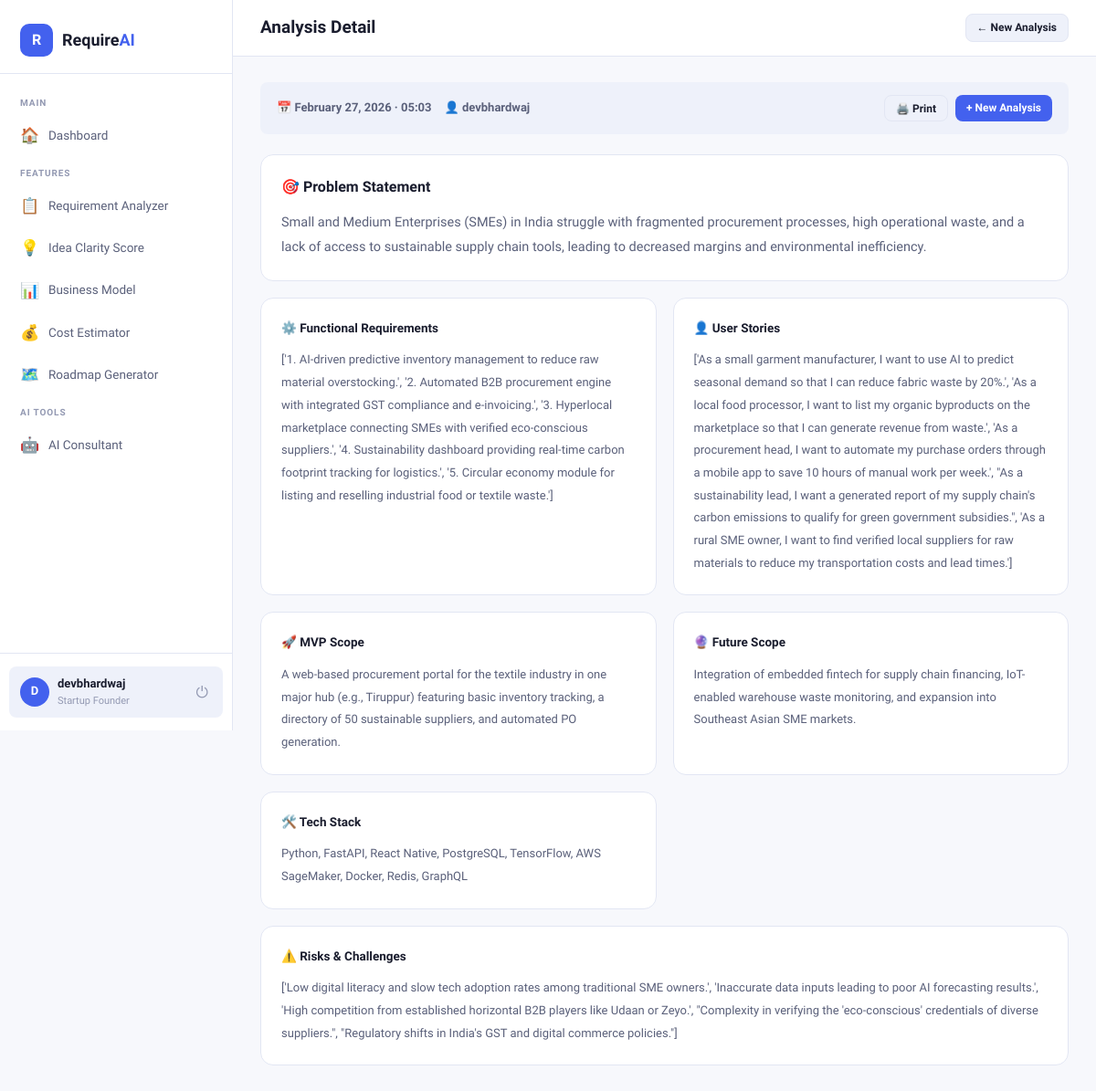
Page /analyze/1/ (signed in) on the committed database.
### app/models.py (models this page shows, shortened)
class RequirementAnalysis(models.Model):
    user = models.ForeignKey(User, on_delete=models.CASCADE)
    startup_idea = models.TextField()
    risk_analysis = models.TextField(blank=True, null=True)
    created_at = models.DateTimeField(auto_now_add=True)
    problem_statement = models.TextField()
    features = models.TextField()
    user_stories = models.TextField()
    tech_stack = models.TextField()
    risks = models.TextField()
    mvp_scope = models.TextField()
    future_scope = models.TextField()
    created_at = models.DateTimeField(auto_now_add=True)

### app/views.py (the view)
# urls.py: path("analyze/<int:analysis_id>/",  views.risk_detail,   name="risk_detail"),
@login_required(login_url="login")
def risk_detail(request, analysis_id):
    analysis = get_object_or_404(RequirementAnalysis, id=analysis_id, user=request.user)
    return render(request, "risk_detail.html", {"analysis": analysis})

### templates/risk_detail.html (shortened to what this page needs)
{% extends 'base.html' %}
{% block page_title %}Analysis Detail{% endblock %}
{% block topbar_actions %}<a href="{% url 'risk_analysis' %}" class="btn btn-secondary btn-sm">← New Analysis</a>{% endblock %}
{% block content %}
<div class="meta-bar fade-up">
    <span>📅 <strong>{{ analysis.created_at|date:"F d, Y · H:i" }}</strong></span>
    <span>👤 <strong>{{ analysis.user.username }}</strong></span>
    <div style="margin-left:auto;display:flex;gap:8px;">
        <button onclick="window.print()" class="btn btn-secondary btn-sm">🖨️ Print</button>
        <a href="{% url 'risk_analysis' %}" class="btn btn-primary btn-sm">+ New Analysis</a>
    </div>
</div>
<div class="detail-grid">
    <div class="detail-card full fade-up d1"><div class="detail-card-title" style="font-size:16px;">🎯 Problem Statement</div><div class="detail-content" style="font-size:14.5px;">{{ analysis.problem_statement }}</div></div>
    <div class="detail-card fade-up d1"><div class="detail-card-title">⚙️ Functional Requirements</div><div class="detail-content">{{ analysis.features }}</div></div>
    <div class="detail-card fade-up d2"><div class="detail-card-title">👤 User Stories</div><div class="detail-content">{{ analysis.user_stories }}</div></div>
    <div class="detail-card fade-up d2"><div class="detail-card-title">🚀 MVP Scope</div><div class="detail-content">{{ analysis.mvp_scope }}</div></div>
    <div class="detail-card fade-up d3"><div class="detail-card-title">🔮 Future Scope</div><div class="detail-content">{{ analysis.future_scope }}</div></div>
    <div class="detail-card fade-up d3"><div class="detail-card-title">🛠️ Tech Stack</div><div class="detail-content">{{ analysis.tech_stack }}</div></div>
    <div class="detail-card full fade-up d4"><div class="detail-card-title">⚠️ Risks &amp; Challenges</div><div class="detail-content">{{ analysis.risks }}</div></div>
</div>
{% endblock %}

### templates/base.html (shortened to what this page needs)
{% load markdownify %}
{% load static %}
<!DOCTYPE html>
<html lang="en">
<head>
</head>
<body>
<div class="app-layout">
    <aside class="sidebar" id="sidebar">
        <div class="sidebar-logo">
            <div class="logo-row">
                <div class="logo-icon">R</div>
                <div class="logo-text">Require<span>AI</span></div>
            </div>
        </div>
        <nav class="sidebar-nav">
            <div class="nav-label">Main</div>
            <a href="{% url 'dashboard' %}" class="nav-item {% if request.resolver_match.url_name == 'dashboard' %}active{% endif %}">
                <span class="nav-icon">🏠</span> Dashboard
            </a>
            <div class="nav-label">Features</div>
            <a href="{% url 'risk_analysis' %}" class="nav-item {% if request.resolver_match.url_name == 'risk_analysis' %}active{% endif %}">
                <span class="nav-icon">📋</span> Requirement Analyzer
            </a>
            <a href="{% url 'idea_clarity' %}" class="nav-item {% if request.resolver_match.url_name == 'idea_clarity' %}active{% endif %}">
                <span class="nav-icon">💡</span> Idea Clarity Score
            </a>
            <a href="{% url 'business_model' %}" class="nav-item {% if request.resolver_match.url_name == 'business_model' %}active{% endif %}">
                <span class="nav-icon">📊</span> Business Model
            </a>
            <a href="{% url 'cost_estimator' %}" class="nav-item {% if request.resolver_match.url_name == 'cost_estimator' %}active{% endif %}">
                <span class="nav-icon">💰</span> Cost Estimator
            </a>
            <a href="{% url 'roadmap' %}" class="nav-item {% if request.resolver_match.url_name == 'roadmap' %}active{% endif %}">
                <span class="nav-icon">🗺️</span> Roadmap Generator
            </a>
            <div class="nav-label">AI Tools</div>
            <a href="{% url 'chatbot' %}" class="nav-item {% if request.resolver_match.url_name == 'chatbot' %}active{% endif %}">
                <span class="nav-icon">🤖</span> AI Consultant
            </a>
        </nav>
        <div class="sidebar-footer">
            <div class="user-card">
                <div class="user-avatar">{{ request.user.username|first|upper }}</div>
                <div style="flex:1;min-width:0;">
                    <div class="user-name">{{ request.user.username }}</div>
                    <div class="user-role">Startup Founder</div>
                </div>
                <a href="{% url 'logout' %}"><button class="logout-btn" title="Logout">⏻</button></a>
            </div>
        </div>
    </aside>
    <div class="main-content">
        <div class="topbar">
            <div style="display:flex;align-items:center;gap:12px;">
                <span class="topbar-title">{% block page_title %}Dashboard{% endblock %}</span>
            </div>
            <div class="topbar-actions">
                {% block topbar_actions %}<span class="topbar-badge">✨ AI Powered</span>{% endblock %}
            </div>
        </div>
        <div class="page-body">
            {% block content %}{% endblock %}
        </div>
    </div>
</div>
</body>
</html>

### templates/base.html (style rules this page uses)
:root { --bg: #F7F8FC; --surface: #FFFFFF; --surface2: #EEF1FA; --border: #E2E6F3; --primary: #4361EE; --primary-light: #EEF1FF; --secondary: #3DCFB6; --warn: #FF9F1C; --success: #06D6A0; --danger: #EF233C; --text: #1A1D2E; --text2: #5A607A; --text3: #9399B2; --shadow-sm: 0 1px 4px rgba(67,97,238,.08); --shadow: 0 4px 20px rgba(67,97,238,.10); --shadow-lg: 0 8px 40px rgba(67,97,238,.14); --radius: 14px; --radius-sm: 8px; }
*, *::before, *::after { box-sizing: border-box; margin: 0; padding: 0; }
html { scroll-behavior: smooth; }
body { font-family: 'Sora', sans-serif; background: var(--bg); color: var(--text); min-height: 100vh; line-height: 1.6; }
a { text-decoration: none; color: inherit; }
button { font-family: inherit; cursor: pointer; }
.app-layout { display: flex; min-height: 100vh; }
.sidebar { width: 255px; background: var(--surface); border-right: 1px solid var(--border); display: flex; flex-direction: column; position: fixed; top: 0; left: 0; height: 100vh; z-index: 100; transition: transform .3s; }
.sidebar-logo { padding: 26px 22px 18px; border-bottom: 1px solid var(--border); }
.logo-row { display: flex; align-items: center; gap: 10px; }
.logo-icon { width: 36px; height: 36px; background: var(--primary); border-radius: 10px; display: flex; align-items: center; justify-content: center; color: #fff; font-size: 16px; font-weight: 800; }
.logo-text { font-size: 18px; font-weight: 700; }
.logo-text span { color: var(--primary); }
.sidebar-nav { flex: 1; padding: 14px 10px; overflow-y: auto; }
.nav-label { font-size: 10px; font-weight: 700; color: var(--text3); letter-spacing: .09em; text-transform: uppercase; padding: 10px 12px 5px; }
.nav-item { display: flex; align-items: center; gap: 11px; padding: 9px 12px; border-radius: var(--radius-sm); color: var(--text2); font-size: 13.5px; font-weight: 500; transition: all .18s; margin-bottom: 1px; }
.nav-icon { font-size: 17px; width: 20px; text-align: center; }
.sidebar-footer { padding: 14px 10px; border-top: 1px solid var(--border); }
.user-card { display: flex; align-items: center; gap: 9px; padding: 9px 12px; background: var(--surface2); border-radius: var(--radius-sm); }
.user-avatar { width: 32px; height: 32px; border-radius: 50%; background: var(--primary); color: #fff; display: flex; align-items: center; justify-content: center; font-size: 13px; font-weight: 800; flex-shrink: 0; }
.user-name { font-size: 13px; font-weight: 600; color: var(--text); overflow: hidden; text-overflow: ellipsis; white-space: nowrap; }
.user-role { font-size: 11px; color: var(--text3); }
.logout-btn { background: none; border: none; color: var(--text3); font-size: 17px; padding: 4px; border-radius: 6px; margin-left: auto; transition: color .18s; cursor: pointer; }
.main-content { margin-left: 255px; flex: 1; min-height: 100vh; display: flex; flex-direction: column; }
.topbar { background: var(--surface); border-bottom: 1px solid var(--border); padding: 0 30px; height: 62px; display: flex; align-items: center; justify-content: space-between; position: sticky; top: 0; z-index: 50; }
.topbar-title { font-size: 19px; font-weight: 700; }
.topbar-actions { display: flex; align-items: center; gap: 10px; }
.page-body { padding: 28px 30px; flex: 1; }
.btn { display: inline-flex; align-items: center; gap: 7px; padding: 9px 18px; border-radius: var(--radius-sm); font-size: 13.5px; font-weight: 600; border: none; transition: all .18s; cursor: pointer; }
.btn-primary { background: var(--primary); color: #fff; }
.btn-secondary { background: var(--surface2); color: var(--text); border: 1px solid var(--border); }
.btn-sm { padding: 5px 12px; font-size: 12px; }
.fade-up { animation: fadeUp .38s ease forwards; }
.d1 { animation-delay:.05s; opacity:0; }
.d2 { animation-delay:.10s; opacity:0; }
.d3 { animation-delay:.15s; opacity:0; }
.d4 { animation-delay:.20s; opacity:0; }

### rows in the picture
RequirementAnalysis: created_at "February 27, 2026 · 05:03", user.username "devbhardwaj", problem_statement "Small and Medium Enterprises (SMEs) in India struggle with fragmented procurement processes, high operational waste, and a lack of access to sustainable supply chain tools, leading to decreased margins and environmental inefficiency.", features "['1. AI-driven predictive inventory management to reduce raw material overstocking.', '2. Automated B2B procurement engine with integrated GST compliance and e-invoicing.', '3. Hyperlocal marketplace connecting SMEs with verified eco-conscious suppliers.', '4. Sustainability dashboard providing real-time carbon footprint tracking for logistics.', '5. Circular economy module for listing and reselling industrial food or textile waste.']", user_stories "['As a small garment manufacturer, I want to use AI to predict seasonal demand so that I can reduce fabric waste by 20%.', 'As a local food processor, I want to list my organic byproducts on the marketplace so that I can generate revenue from waste.', 'As a procurement head, I want to automate my purchase orders through a mobile app to save 10 hours of manual work per week.', \"As a sustainability lead, I want a generated report of my supply chain's carbon emissions to qualify for green government subsidies.\", 'As a rural SME owner, I want to find verified local suppliers for raw materials to reduce my transportation costs and lead times.']", mvp_scope "A web-based procurement portal for the textile industry in one major hub (e.g., Tiruppur) featuring basic inventory tracking, a directory of 50 sustainable suppliers, and automated PO generation.", future_scope "Integration of embedded fintech for supply chain financing, IoT-enabled warehouse waste monitoring, and expansion into Southeast Asian SME markets.", tech_stack "Python, FastAPI, React Native, PostgreSQL, TensorFlow, AWS SageMaker, Docker, Redis, GraphQL", risks "['Low digital literacy and slow tech adoption rates among traditional SME owners.', 'Inaccurate data inputs leading to poor AI forecasting results.', 'High competition from established horizontal B2B players like Udaan or Zeyo.', \"Complexity in verifying the 'eco-conscious' credentials of diverse suppliers.\", \"Regulatory shifts in India's GST and digital commerce policies.\"]"

### other values in the picture
{{ request.user.username|first|upper }} "D"
{{ request.user.username }} "devbhardwaj"
